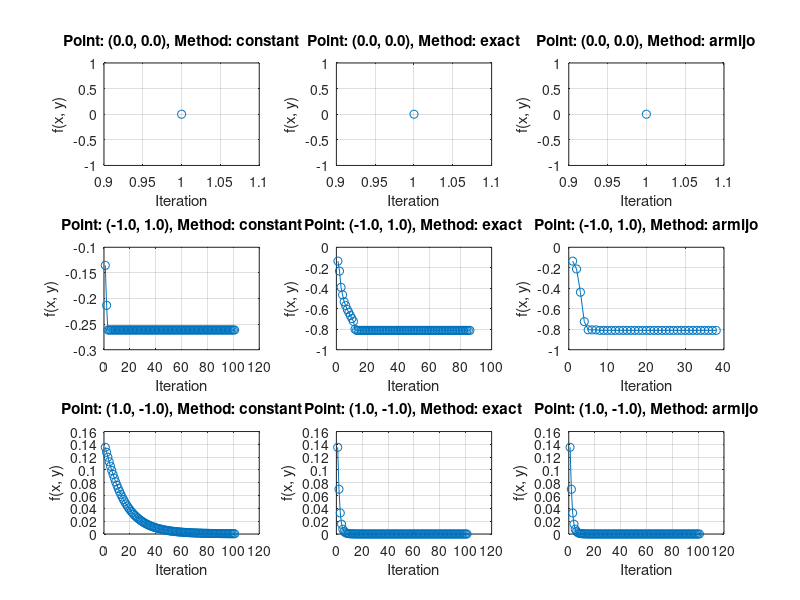
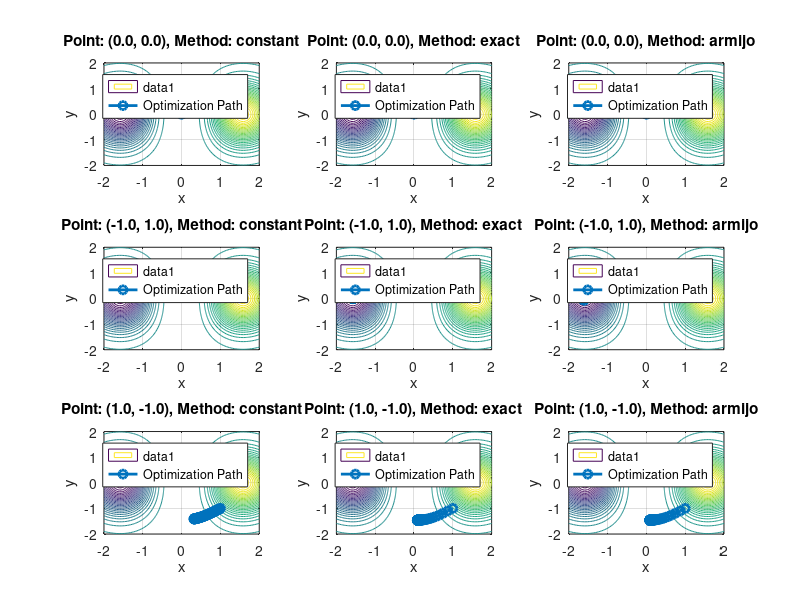

Recreate these plots in MATLAB, in order.
clear;

% Define the function, gradient, and Hessian
f = @(x, y) x.^5 .* exp(-x.^2 - y.^2);
grad_f = @(x, y) [5*x.^4.*exp(-x.^2 - y.^2) - 2*x.^6.*exp(-x.^2 - y.^2), ...
                  -2*x.^5.*y.*exp(-x.^2 - y.^2)];
hessian_f = @(x, y) [exp(-x.^2 - y.^2) .* (20*x.^3 - 14*x.^5 + 4*x.^7), ...
                     -2*x.^5.*y.*exp(-x.^2 - y.^2) .* (2*x.^2 - 1); ...
                     -2*x.^5.*y.*exp(-x.^2 - y.^2) .* (2*x.^2 - 1), ...
                     -2*x.^5.*exp(-x.^2 - y.^2) .* (1 - 2*x.^2 - 2*y.^2)];

% Parameters for the algorithm
tol = 1e-6; % Convergence tolerance
max_iter = 100; % Maximum iterations
initial_points = [0, 0; -1, 1; 1, -1]; % Initial points (i), (ii), (iii)
methods = {'constant', 'exact', 'armijo'}; % Step size strategies
mu = 1; % Initial regularization parameter
beta_mu = 2; % Scaling factor for mu adjustment
alpha_constant = 0.1; % Fixed step size for constant method
c1 = 1e-4; % Armijo parameter
tau = 0.5; % Reduction factor for Armijo rule
golden_tol = 1e-6; % Tolerance for Golden Section Search

% Golden Section Search function
function gamma = golden_section(f_line, a, b, tol)
    phi = (1 + sqrt(5)) / 2;
    rho = phi - 1;

    c = b - rho * (b - a);
    d = a + rho * (b - a);

    fc = f_line(c);
    fd = f_line(d);

    while (b - a) > tol
        if fc < fd
            b = d;
            d = c;
            c = b - rho * (b - a);
            fd = fc;
            fc = f_line(c);
        else
            a = c;
            c = d;
            d = a + rho * (b - a);
            fc = fd;
            fd = f_line(d);
        end
    end

    gamma = (a + b) / 2;
end

% Criteria Testing Function
function [criteria_flag] = criteria_testing(gamma, d, xk, grad_f, f)
    % Criteria testing for Levenberg-Marquardt
    % Returns true if both criteria 3 and 4 are satisfied
    criteria_flag = false;
    
    % Compute new point x_{k+1}
    xk_new = xk + gamma * d;
    
    % Criterion 3: Directional derivative check
    z_1 = d' * grad_f(xk_new(1), xk_new(2))';
    z_2 = d' * grad_f(xk(1), xk(2))';
    for beta = linspace(0.1, 1, 50) % Adjust beta range
        if z_1 > beta * z_2
            % Criterion 4: Sufficient decrease condition
            w_1 = f(xk_new(1), xk_new(2));
            w_2 = f(xk(1), xk(2));
            w_3 = gamma * d' * grad_f(xk(1), xk(2))';
            
            for alpha = linspace(0.001, beta, 50) % Adjust alpha range
                if w_1 <= w_2 + alpha * w_3
                    criteria_flag = true;
                    return;
                end
            end
        end
    end
end

% Iterate over all initial points and methods
results_all = cell(size(initial_points, 1), length(methods));
for p = 1:size(initial_points, 1)
    x0 = initial_points(p, :)'; % Current initial point
    for m = 1:length(methods)
        method = methods{m};
        
        % Initialize variables
        xk = x0;
        iter = 0;
        results = [xk', f(xk(1), xk(2))]; % Store results for analysis
        
        % Levenberg-Marquardt method loop
        while iter < max_iter
            % Compute gradient and Hessian
            grad = grad_f(xk(1), xk(2))';
            hess = hessian_f(xk(1), xk(2));
             % Compute eigenvalues of Hessian to initialize mu
            eigenvalues = eig(hess);
            lambda_max = max(abs(eigenvalues));
            if lambda_max <= 0
                lambda_max = 1e-3; % Safeguard for non-positive definite Hessians
            end
            mu = lambda_max + 0.1; % Ensure mu is slightly larger than max eigenvalue
            % Check stopping criterion
            if norm(grad) < tol
                break;
            end

            % Modify the Hessian for Levenberg-Marquardt
            hess_mod = hess + mu * eye(2);

            % Solve for direction d_k
            d = -hess_mod \ grad;

            % Step size selection
            switch method
                case 'constant'
                    gamma = alpha_constant;
                case 'exact'
                    f_line = @(gamma) f(xk(1) + gamma * d(1), xk(2) + gamma * d(2));
                    gamma = golden_section(f_line, 0, 1, golden_tol);
                case 'armijo'
                    gamma = 1;
                    while f(xk(1) + gamma * d(1), xk(2) + gamma * d(2)) > ...
                          f(xk(1), xk(2)) + c1 * gamma * grad' * d
                        gamma = tau * gamma;
                    end
            end

            % Ensure criteria are satisfied
            while ~criteria_testing(gamma, d, xk, grad_f, f)
                gamma = gamma / 2; % Reduce gamma iteratively
                if gamma < 1e-8
                    warning('Gamma reached minimum threshold. Stopping criteria adjustment.');
                    break;
                end
            end

            % Update xk
            xk_new = xk + gamma * d;

            % Update mu based on progress
            if f(xk_new(1), xk_new(2)) < f(xk(1), xk(2)) % Progress made
                mu = mu / beta_mu; % Decrease regularization
                xk = xk_new; % Accept the step
            else
                mu = mu * beta_mu^2; % Increase regularization more aggressively
            end

            % Store results
            iter = iter + 1;
            results = [results; xk', f(xk(1), xk(2))];
        end
        
        % Save results
        results_all{p, m} = results;
    end
end

% Display results for each initial point and method
for p = 1:size(initial_points, 1)
    fprintf('Initial Point: (%.1f, %.1f)\n', initial_points(p, 1), initial_points(p, 2));
    for m = 1:length(methods)
        fprintf('  Method: %s\n', methods{m});
        final_result = results_all{p, m}(end, :);
        fprintf('    Minimum at: x = %.6f, y = %.6f\n', final_result(1), final_result(2));
        fprintf('    Function value: f(x, y) = %.6f\n', final_result(3));
        fprintf('    Iterations: %d\n', size(results_all{p, m}, 1) - 1);
    end
end

% Plot convergence for each initial point and method
figure;
for p = 1:size(initial_points, 1)
    for m = 1:length(methods)
        results = results_all{p, m};
        iterations = 1:size(results, 1);
        subplot(size(initial_points, 1), length(methods), (p-1)*length(methods)+m);
        plot(iterations, results(:, 3), 'o-');
        xlabel('Iteration');
        ylabel('f(x, y)');
        title(sprintf('Point: (%.1f, %.1f), Method: %s', ...
                      initial_points(p, 1), initial_points(p, 2), methods{m}));
        grid on;
    end
end

% Δημιουργία πλέγματος για τις ισοϋψείς καμπύλες
x_range = linspace(-2, 2, 100); % Εύρος για τον άξονα x
y_range = linspace(-2, 2, 100); % Εύρος για τον άξονα y
[X, Y] = meshgrid(x_range, y_range); % Δημιουργία πλέγματος
Z = f(X, Y); % Υπολογισμός της συνάρτησης στο πλέγμα

% Plot ισοϋψών καμπυλών και διαδρομή βελτιστοποίησης
figure;
for p = 1:size(initial_points, 1)
    for m = 1:length(methods)
        results = results_all{p, m};
        subplot(size(initial_points, 1), length(methods), (p-1)*length(methods)+m);
        
        % Σχεδίαση ισοϋψών καμπυλών
        contour(X, Y, Z, 50); % 50 ισοϋψείς καμπύλες
        hold on;
        
        % Σχεδίαση διαδρομής βελτιστοποίησης
        plot(results(:, 1), results(:, 2), 'o-', 'LineWidth', 2, ...
             'DisplayName', 'Optimization Path');
        
        % Εμφάνιση λεπτομερειών
        xlabel('x');
        ylabel('y');
        title(sprintf('Point: (%.1f, %.1f), Method: %s', ...
                      initial_points(p, 1), initial_points(p, 2), methods{m}));
        grid on;
        legend('show');
        hold off;
    end
end
